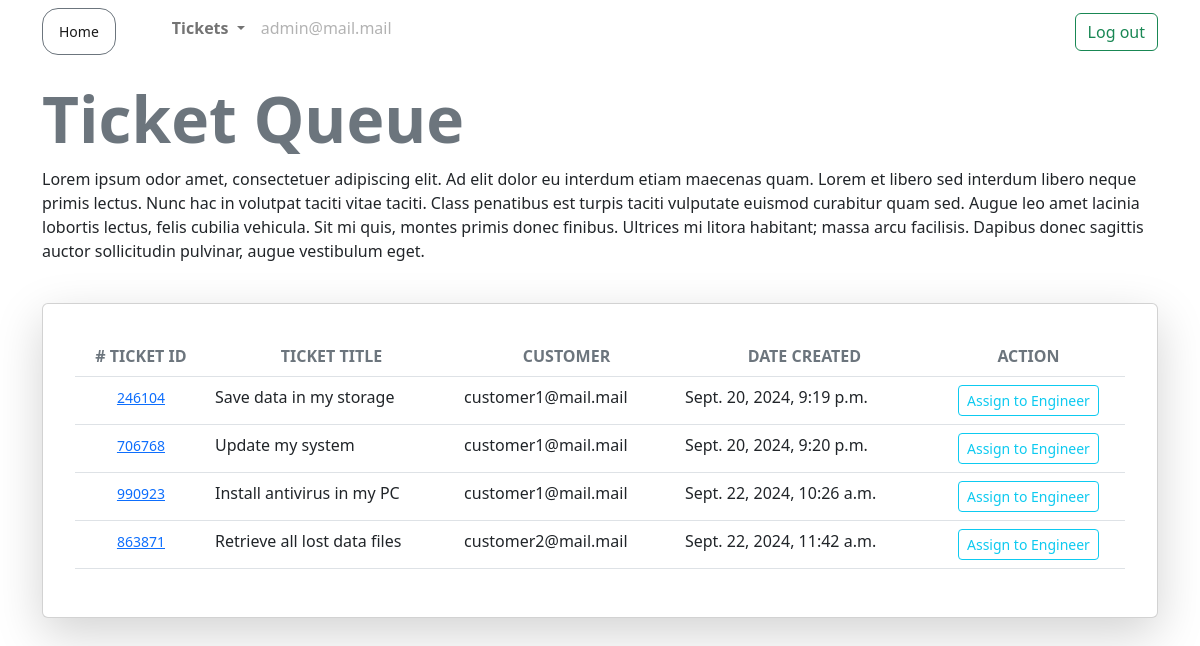
Page /ticket/ticket-queue/ (signed in) on the earlier database version.
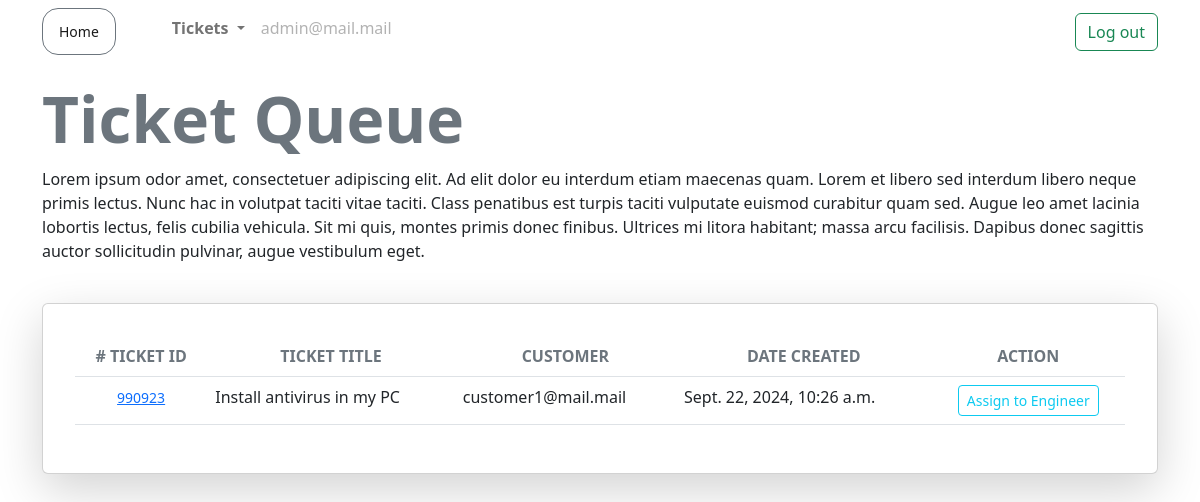
Same page on the later database version.
### ticket/models.py (models this page shows)
class Ticket(models.Model):
    customer = models.ForeignKey(User, on_delete=models.CASCADE)
    engineer = models.ForeignKey(User, on_delete=models.DO_NOTHING, null=True, blank=True, related_name='engineer')
    ticket_id = models.CharField(max_length=15, unique=True)
    ticket_title = models.CharField(max_length=50)
    ticket_description = models.TextField()
    status = models.CharField(max_length=20, choices=(('Active', 'Active'),('Pending', 'Pending'), ('Resolved','Resolved')))
    created_on = models.DateTimeField(auto_now_add=True)
    last_modified = models.DateTimeField(auto_now=True)
    is_resolved = models.BooleanField(default=False)
    severity = models.CharField(max_length=5, choices=(('A', 'A'), ('B', 'B')), default='B')
    is_assigned_to_engineer = models.BooleanField(default=False)
    resolution = models.TextField(null=True, blank=True)

### accounts/models.py (models this page shows)
class User(AbstractUser):
    is_customer = models.BooleanField(default=False)
    is_engineer = models.BooleanField(default=False)
    email = models.EmailField(unique=True)
    def __str__(self):
        return self.username

### ticket/views.py (the view)
# urls.py: path('ticket-queue/', views.ticket_queue, name='ticket-queue'),
def ticket_queue(request):
    tickets = Ticket.objects.filter(is_assigned_to_engineer = False)
    context = {'tickets': tickets}
    return render(request, 'ticket/ticket_queue.html', context)

### templates/ticket/ticket_queue.html
{% extends 'base.html'%} {% block content%}
<h1 class="display-3 fw-bold lh-1 mb-3 text-secondary">Ticket Queue</h1>
<p>
    Lorem ipsum odor amet, consectetuer adipiscing elit. Ad elit dolor eu
    interdum etiam maecenas quam. Lorem et libero sed interdum libero neque
    primis lectus. Nunc hac in volutpat taciti vitae taciti. Class penatibus est
    turpis taciti vulputate euismod curabitur quam sed. Augue leo amet lacinia
    lobortis lectus, felis cubilia vehicula. Sit mi quis, montes primis donec
    finibus. Ultrices mi litora habitant; massa arcu facilisis. Dapibus donec
    sagittis auctor sollicitudin pulvinar, augue vestibulum eget.
    <br /><br />
</p>
{% if request.user.is_superuser %}
<div>
    <div class="card shadow-lg p-3 mb-5">
        <div class="card-body">
            <table class="table">
                <thead>
                    <tr class="text-center text-secondary">
                        <th scope="col"># TICKET ID</th>
                        <th scope="col">TICKET TITLE</th>
                        <th scope="col">CUSTOMER</th>
                        <th scope="col">DATE CREATED</th>
                        <th scope="col">ACTION</th>
                    </tr>
                </thead>
                {% for ticket in tickets %}
                <tbody>
                    <tr>
                        <td class="text-center">
                            <small>
                                <a
                                    href="{% url 'ticket-details' ticket.ticket_id %}"
                                >
                                    {{ticket.ticket_id}}
                                </a>
                            </small>
                        </td>
                        <td>{{ticket.ticket_title}}</td>
                        <td>{{ticket.customer}}</td>
                        <td>{{ticket.created_on}}</td>
                        <td class="text-center">
                            <a
                                href="{% url 'assign-ticket' ticket.ticket_id %}"
                            >
                                <button class="btn btn-sm btn-outline-info">
                                    Assign to Engineer
                                </button>
                            </a>
                        </td>
                    </tr>
                    {% endfor %}
                </tbody>
            </table>
        </div>
    </div>
</div>
{% else %}
<p>Page dedicated for admin only ...</p>
{% endif %} {%endblock content%}

Differences in the rows shown:
no longer on this page (row edited): Ticket: ticket_id "246104", ticket_title "Save data in my storage", customer "customer1@mail.mail", created_on "Sept. 20, 2024, 9:19 p.m."
no longer on this page (row edited): Ticket: ticket_id "706768", ticket_title "Update my system", customer "customer1@mail.mail", created_on "Sept. 20, 2024, 9:20 p.m."
no longer on this page (row edited): Ticket: ticket_id "863871", ticket_title "Retrieve all lost data files", customer "customer2@mail.mail", created_on "Sept. 22, 2024, 11:42 a.m."
